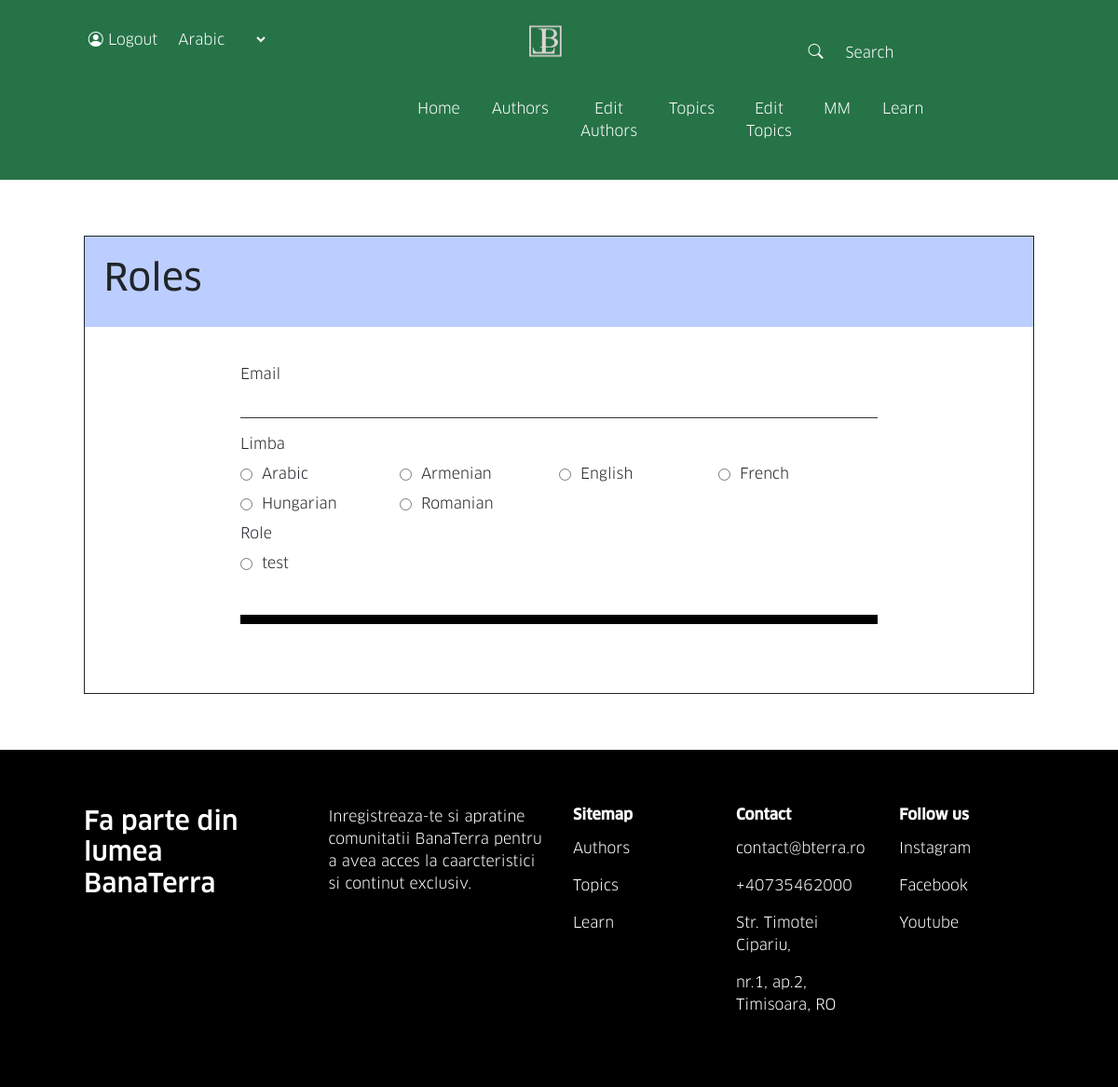
The app's page /editUser.php (signed in) with its own data.
### tables this page shows
CREATE TABLE `lang` (
  `lang_id` tinyint(3) UNSIGNED NOT NULL,
  `code` char(3) NOT NULL,
  `name` varchar(64) NOT NULL,
  `native` varchar(64) NOT NULL,
  `active` tinyint(3) UNSIGNED NOT NULL
);

CREATE TABLE `roles` (
  `id` int(11) NOT NULL,
  `name` varchar(255) NOT NULL,
  `edit` int(11) NOT NULL,
  `plus` int(11) NOT NULL,
  `del` int(11) NOT NULL,
  `lang` int(11) NOT NULL,
  `tag` int(11) NOT NULL,
  `auth` int(11) NOT NULL DEFAULT 0
);

### lang.php (called while the page is built, shortened)
<?php
include 'connection.php';
$sql = "SELECT * FROM `lang` WHERE `active`=\"1\";";
$result = mysqli_query($conn, $sql);
?>

### editUser.php (the view, shortened to what this page needs)
<?php
$type=$_GET["type"];
$user_id=$_GET["id"];
?>
<!DOCTYPE html>
<html lang="en">
	<head>
		<link rel="stylesheet" href="https://cdnjs.cloudflare.com/ajax/libs/font-awesome/4.7.0/css/font-awesome.min.css" />
		<link rel="stylesheet" href="https://cdn.jsdelivr.net/npm/bootstrap-icons@1.10.5/font/bootstrap-icons.css" />
		<link
			href="https://cdn.jsdelivr.net/npm/bootstrap@5.3.0/dist/css/bootstrap.min.css"
			rel="stylesheet"
 />
		<link
			rel="stylesheet"
			type="text/css"
			href="https://stackpath.bootstrapcdn.com/bootstrap/4.1.0/css/bootstrap.min.css" />
		<link
			rel="stylesheet"
			type="text/css"
			href="https://stackpath.bootstrapcdn.com/font-awesome/4.7.0/css/font-awesome.min.css" />
		<link rel="stylesheet" href="css/style.css" />
	</head>
	<body>
		<section class="nav">
			<div class="row navrow">
				<div class="col-md-4 col-sm-4 col-4">
					<button class="btn no-out-focus white-txt" onclick="location.href='_logout.php'"><i class="bi bi-person-circle"></i> Logout</button>
					<select class="no-bg no-out-focus white-txt" data-width="fit">
					<?php
						include "lang.php";
						while($row10= mysqli_fetch_assoc($result))
						{
							echo '<option data-content="'.$row10["code"].'"';
							if($_SESSION["lang"]===$row10["lang_id"])
								echo"selected";
							echo '>'.$row10["name"].'</option>';
						}
						?>
					</select>
				</div>
				<div class="col-md-4 col-sm-4 col-4">
					<img class="logo-sm" src="images/logo.jpg" />
				</div>
				<div class="col-md-4 col-4 d-none d-md-block">
					<form class="d-flex" role="search">
						<button class="btn no-bg no-out-focus white-txt" type="submit"><i class="bi bi-search"></i></button>
						<input
							class="form-control me-2 no-out-focus no-bg white-txt"
							type="search"
							placeholder="Search"
							aria-label="Search" />
					</form>
				</div>
				<div class="col-md-4 col-4 col-sm-4 mx-auto">
					<nav class="navbar navbar-expand-lg bg-* justify-content-center">
						<div class="container-fluid">
							<div class="collapse navbar-collapse" id="navbarSupportedContent">
								<ul class="navbar-nav">
									<li class="nav-item">
										<a class="nav-link white-txt" href="/">Home</a>
									</li>
									<li class="nav-item">
										<a class="nav-link white-txt" href="authors.php">Authors</a>
									</li>
									<li class="nav-item">
										<a class="nav-link white-txt" href="editAuthors.php">Edit Authors</a>
									</li>
									<li class="nav-item">
										<a class="nav-link white-txt" href="topics.html">Topics</a>
									</li>
									<li class="nav-item">
										<a class="nav-link white-txt" href="editTopics.php">Edit Topics</a>
									</li>
									<li class="nav-item">
										<a class="nav-link white-txt" href="mm.html">MM</a>
									</li>
									<li class="nav-item">
										<a class="nav-link white-txt" href="learn.html">Learn</a>
									</li>
								</ul>
							</div>
						</div>
					</nav>
				</div>
			</div>
		</section>
		<section class="cont">
			<div class="container cont-5-padding">
				<div class="cell">
					<section class="highlighted cont-2-padding">
						<h1 class="page-heading"><?php echo $type;?> Roles</h1>
					</section>
					<section class="cont-2-padding text-center">
						<form action="_editUser.php?type=<?php echo $type;?>&id=<?php echo $user_id;?>" method="post">
							<div class="form-group">
								<label for="name" class="form-label">Email</label>
								<input type="email" id="email" name="email" class="form-input" <?php if($user_id!=0){echo 'value="'.$row["email"].'"';}?>required />
							</div>
							<label for="languages" class="form-label">Limba</label>
								<div class="checkbox-group">
                                <?php
						            include "lang.php";
						            while($row4= mysqli_fetch_assoc($result))
						            {
							            echo '<label class="checkbox-label">
										<input type="radio" name="languages[]" value="'.$row4["lang_id"].'" class="checkbox-input"'.$ch.' />'.$row4["name"].'</label>';
						            }
                                ?>
								</div>
                            <label for="role" class="form-label">Role</label>
								<div class="checkbox-group">
                                <?php
                                    include 'connection.php';
						            $sql0 = "SELECT * FROM roles";
                                    $resultsss = mysqli_query($conn, $sql0);
						            while($row2= mysqli_fetch_assoc($resultsss))
						            {
                                        if($row["role"]==$row2["id"]){
                                            $ch2="checked";
                                        }
                                        else{
                                            $ch2=" ";
                                        }
							            echo '<label class="checkbox-label">
										<input type="radio" name="role[]" value="'.$row2["id"].'" class="checkbox-input"'.$ch2.' />'.$row2["name"].'</label>';
						            }
                                ?>
								</div>
							<button type="submit" class="btn-save top-5-margin btm-5-margin"><?php echo $type;?></button>
						</form>
					</section>
				</div>
			</div>
		</section>
		<footer>
			<div class="container cont-5-padding footer">
				<div class="row">
					<div class="col-md-3">
						<h3>
							Fa parte din lumea <br />
							BanaTerra
						</h3>
					</div>
					<div class="col-md-3">
						<p>
							Inregistreaza-te si apratine comunitatii BanaTerra pentru a avea acces la caarcteristici si continut
							exclusiv.
						</p>
						<a href="register.php">Register area</a>
					</div>
					<div class="col-md-6" id="footer-menu">
						<div class="row menu">
							<div class="col-md-4">
								<h6>Sitemap</h6>
								<p><a class="footer-link" href="">Authors</a></p>
								<p><a class="footer-link" href="">Topics</a></p>
								<p><a class="footer-link" href="">Learn</a></p>
							</div>
							<div class="col-md-4">
								<h6>Contact</h6>
								<p>contact@bterra.ro</p>
								<p>+40735462000</p>
								<p>Str. Timotei Cipariu,</p>
								<p>nr.1, ap.2, Timisoara, RO</p>
							</div>
							<div class="col-md-4">
								<h6>Follow us</h6>
								<p>Instagram</p>
								<p>Facebook</p>
								<p>Youtube</p>
							</div>
						</div>
					</div>
				</div>
			</div>
		</footer>
	</body>
</html>

### css/style.css (style rules this page uses)
.nav { background-color: #267347; }
body { font-family: 'ClanProRegular'; background-color: rgb(241, 237, 233); }
.navrow { width:100vw; text-align: center; }
.col-4 { text-align: center; }
.nav { padding: 2% 0; }
.white-txt { color: white; }
.logo-sm { height: 40px; aspect-ratio: 1; }
.no-bg, .no-bg:focus, .no-bg:active { box-sizing: unset; background: none; border:none; }
.nav-item { margin: 0 2%; }
.top-5-margin { margin-top: 5%; }
.btm-5-margin { margin-bottom: 5%; }
h3 { font-family: 'ClanProMedium'; }
a, a:hover { text-decoration: none; color: black; }
footer { background-color: #000000; color: #ffffff; }
.chooser .dropdown,button { display: inline; }
.footer { padding: 2% 0; }
footer h6 { padding-bottom: 5%; font-weight: bolder; font-family: "ClanProMedium"; }
#footer-menu a { color:white; margin-top:5%; }
.autori, .cont-5-padding { padding:5% }
.page-heading, .font-news { font-family: "ClanProNews"; }
.cont-2-padding { padding: 2%; }
.donate, .highlighted { background-color: #bcceff; }
.cont { background-color: white; }
.cell { border-style: solid; border-width: 1px; }
form { width: 70%; margin: 2% 15%; }
.form-label { display: block; text-align: start; }
.form-input, .select-input { width: 100%; border: none; border-bottom: 1px solid #333; background: transparent; outline: none; }
.checkbox-group { display: flex; flex-wrap: wrap; }
.checkbox-label { width:25%; display: flex; align-items: center; }
.checkbox-input { margin-right: 10px; }
.btn-save { background-color: black; color: #fff; padding: 5px; width: 100%; border: none; cursor: pointer; }

### records on screen
lang: name "Arabic"
lang: name "Armenian"
lang: name "English"
lang: name "French"
lang: name "Hungarian"
lang: name "Romanian"
roles: name "test"

### other values on screen
form field value "Arabic"
